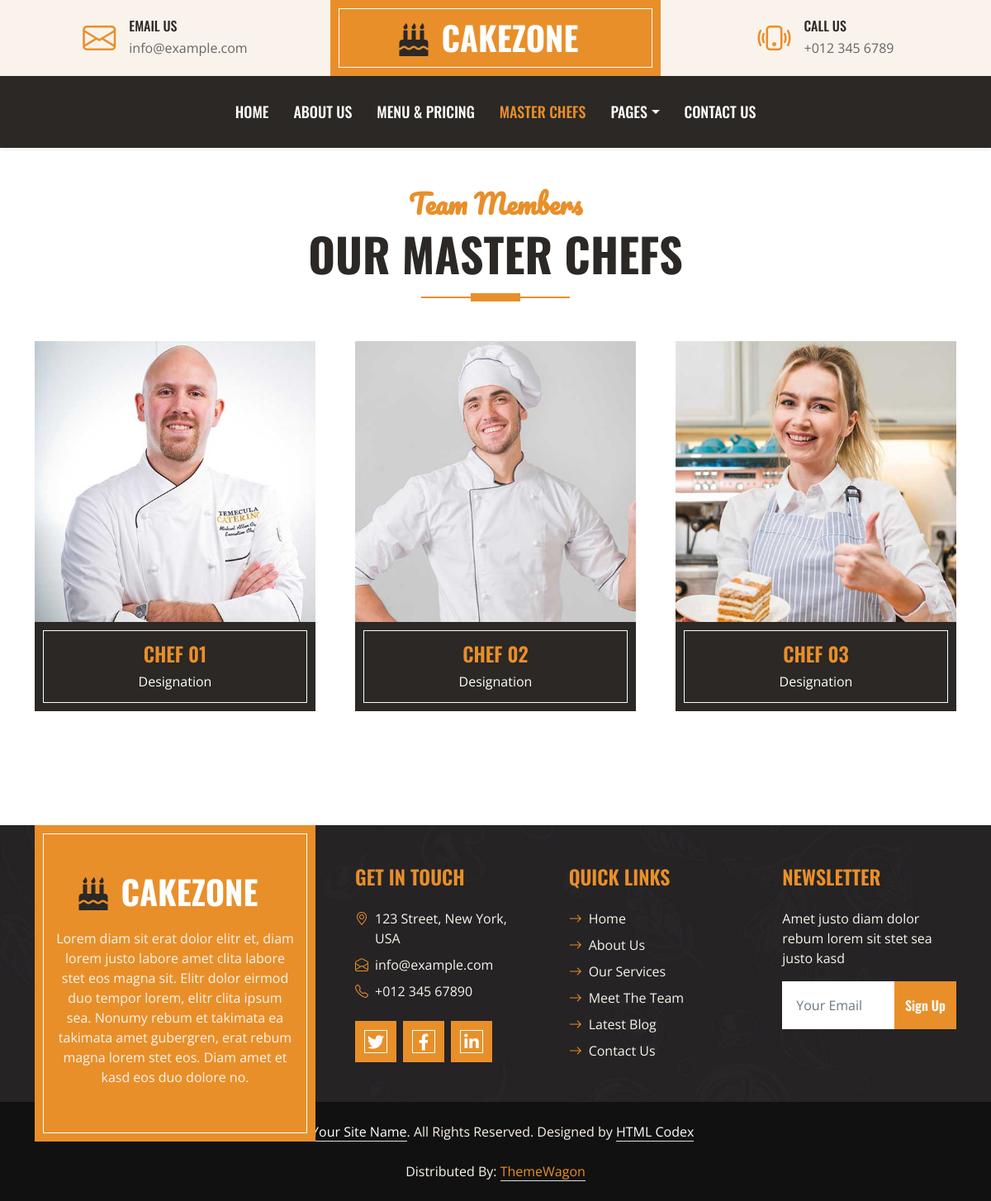
The app's page /team.php with its own data.
### tables this page shows
CREATE TABLE `chef` (
  `id` int unsigned NOT NULL AUTO_INCREMENT,
  `full_name` varchar(100) DEFAULT NULL,
  `jobs` varchar(50) DEFAULT NULL,
  `url_image` varchar(250) DEFAULT NULL,
  `status` tinyint DEFAULT '0',
  PRIMARY KEY (`id`),
  KEY `status` (`status`)
);

### team.php (called while the page is built, shortened)
<?php
    include_once "#include/#class/load.php";
    $fg = new frontPage();
    $chef = $fg->select_chef("*","WHERE `status` = 1", "ORDER BY full_name ASC", NULL);
    include_once "#include/component/header.php";
    include_once "#include/component/team.php";
    include_once "#include/component/footer.php";
?>

### #include/#class/load.php (called while the page is built, shortened)
<?php
	spl_autoload_register(function ($class) {
		$prefix = 'App\\';
		$base_dir = __DIR__ . '\\';
		$len = strlen($prefix);
		$relative_class = substr($class, $len);
		$file = $base_dir . str_replace('\\', DIRECTORY_SEPARATOR, $relative_class) . '.php';
	});
?>

### #include/#class/DB.php (called while the page is built, shortened)
<?php
    class DB {
        static private $PDOInstance;
        public function __construct($host, $user, $pass, $db, $port = '3306') {
            $this->host = $host;
            $this->port = $port;
            $this->user = $user;
            $this->pass = $pass;
            $this->db = $db;
            if(!self::$PDOInstance) {
                try {
                    self::$PDOInstance = new PDO('mysql:host='.$this->host.';port='.$this->port.';dbname='.$this->db, $this->user, $this->pass);
                }
                catch (PDOException $e) {
                    die("PDO CONNECTION ERROR: " . $e->getMessage() . "<br/>");
                }
            }
            return self::$PDOInstance;
        }
        public function queryFetchAllAssoc($statement) {
            return self::$PDOInstance->query($statement)->fetchAll(PDO::FETCH_ASSOC);
        }
    }
?>

### #include/#class/frontpage.php (called while the page is built, shortened)
<?php
    class frontPage {
        private $db;
        private $tbl_chef = 'chef';
        public function __construct() {
            $this->db = new DB(DB_SERVER,DB_USER,DB_PASS,DB_NAME);
        }
        public function select_table($table, $field, $where, $order, $limit){
			$sql = "SELECT $field FROM $table $where $order $limit";
			$data = $this->db->queryFetchAllAssoc($sql);
			return $data;
		}
        public function select_chef($field, $where, $order, $limit){
            $data = $this->select_table($this->tbl_chef, $field, $where, $order, $limit);
            return $data;
        }
    }
?>

### #include/component/team.php (the view, shortened to what this page needs)
<div class="container-fluid py-5">
    <div class="container">
        <div class="section-title position-relative text-center mx-auto mb-5 pb-3" style="max-width: 600px;">
            <h2 class="text-primary font-secondary">Team Members</h2>
            <h1 class="display-4 text-uppercase">Our Master Chefs</h1>
        </div>
        <div class="row g-5">
            <?php
                foreach($chef AS $cf){
            ?>
                <div class="col-lg-4 col-md-6">
                    <div class="team-item">
                        <div class="position-relative overflow-hidden">
                        </div>
                        <div class="bg-dark border-inner text-center p-4">
                            <h4 class="text-uppercase text-primary"><?php echo $cf['full_name']?></h4>
                            <p class="text-white m-0"><?php echo $cf['jobs']?></p>
                        </div>
                    </div>
                </div>
            <?php
                }
            ?>
        </div>
    </div>
</div>

### assets/css/style.css (style rules this page uses)
:root { --primary: #E88F2A; --secondary: #FAF3EB; --light: #FFFFFF; --dark: #2B2825; }
.font-secondary { font-family: 'Pacifico', cursive; }
h1, h2, .font-weight-bold { font-weight: 700 !important; }
h3, h4, .font-weight-semi-bold { font-weight: 600 !important; }
.border-inner { position: relative; }
.border-inner * { position: relative; z-index: 1; }
.border-inner::before { position: absolute; content: ""; top: 10px; right: 10px; bottom: 10px; left: 10px; background: none; border: 1px solid var(--light); z-index: 0; }
.section-title::before { position: absolute; content: ""; width: 60px; height: 10px; left: 50%; bottom: 0; margin-left: -30px; background: var(--primary); }
.section-title::after { position: absolute; content: ""; width: 180px; height: 2px; left: 50%; bottom: 4px; margin-left: -90px; background: var(--primary); }

### records on screen
chef: full_name "CHEF 01", jobs "Designation"
chef: full_name "CHEF 02", jobs "Designation"
chef: full_name "CHEF 03", jobs "Designation"
